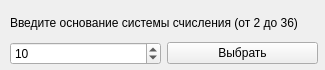
<?xml version="1.0" encoding="UTF-8"?>
<ui version="4.0">
 <class>MainWindow</class>
 <widget class="QMainWindow" name="MainWindow">
  <property name="geometry">
   <rect>
    <x>0</x>
    <y>0</y>
    <width>325</width>
    <height>70</height>
   </rect>
  </property>
  <property name="windowTitle">
   <string>MainWindow</string>
  </property>
  <widget class="QWidget" name="centralwidget">
   <widget class="QWidget" name="layoutWidget">
    <property name="geometry">
     <rect>
      <x>10</x>
      <y>10</y>
      <width>308</width>
      <height>55</height>
     </rect>
    </property>
    <layout class="QVBoxLayout" name="verticalLayout">
     <item>
      <widget class="QLabel" name="label">
       <property name="text">
        <string>Введите основание системы счисления (от 2 до 36)</string>
       </property>
      </widget>
     </item>
     <item>
      <layout class="QHBoxLayout" name="horizontalLayout">
       <item>
        <widget class="QSpinBox" name="spinBox">
         <property name="inputMethodHints">
          <set>Qt::ImhDigitsOnly</set>
         </property>
         <property name="minimum">
          <number>2</number>
         </property>
         <property name="maximum">
          <number>36</number>
         </property>
         <property name="value">
          <number>10</number>
         </property>
        </widget>
       </item>
       <item>
        <widget class="QPushButton" name="pushButton">
         <property name="text">
          <string>Выбрать</string>
         </property>
        </widget>
       </item>
      </layout>
     </item>
    </layout>
   </widget>
  </widget>
 </widget>
 <resources/>
 <connections/>
</ui>
